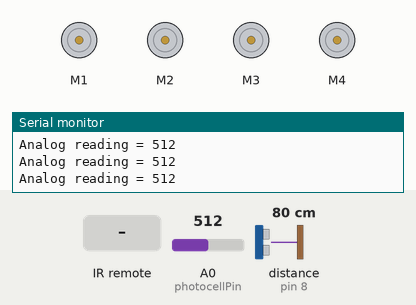
Recording of a sketch running on a simulated Arduino Uno, built with avr-gcc and run on an emulated ATmega328P. Shown: 4 × DC motor (green arrow = forward, orange = backward, longer = faster), the last lines printed to the serial monitor. Wiring (inferred from the names in the program): ultrasonic range finder: trigger pin 7; echo pin 8. The inputs (shaded band) are chosen by the test bench; at power-on: distance to the obstacle (sensor on pin 8) 80 cm, A0 (photocellPin) = 512. The echo pulse lasts 58.3 µs per cm.

Above: at 1.28 s.
1.3 s: distance to the obstacle (sensor on pin 8) set to 7 cm
4.3 s: distance to the obstacle (sensor on pin 8) set to 4 cm
At 5.2 s:
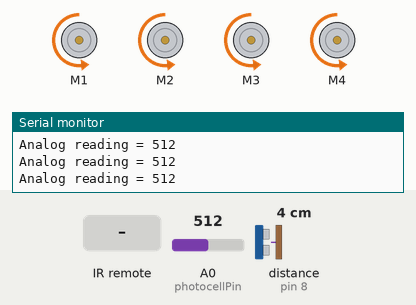
5.9 s: infrared code 0xFFA25D received
7.8 s: infrared code 0xFFE21D received
9.7 s: distance to the obstacle (sensor on pin 8) set to 9 cm
At 10.52 s:
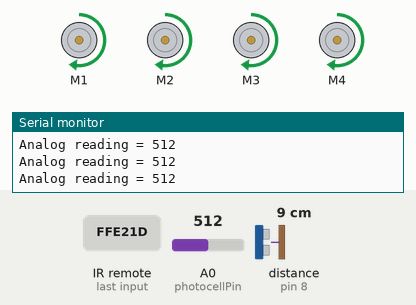
12.7 s: distance to the obstacle (sensor on pin 8) set to 2 cm
Timing chart, 0 to 15.2 s (numbered marks = the images above; inputs shaded):
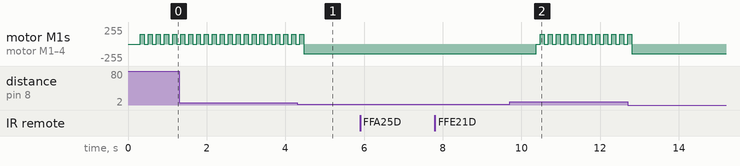

Measured:
- the behaviour switches between 6 and 5 cm on distance to the obstacle (sensor on pin 8) (found by bisection; images 0 and 1)
- after the input at 9.7 s, motor M1–4: alternates forward 144/255 for 0.10 s and stopped for 0.10 s, starting after 0.68 s
- by itself, motor M1–4: alternates forward 144/255 for 0.10 s and stopped for 0.10 s

The sketch:

FinalCode1.ino
```cpp
//setup,loop and distance related code from https://electro-nx.blogspot.com/2019/01/pathfinder-robot-full.html
#include "IRremote.h" // add Elegoo IR remote library
#include <AFMotor.h>  // Add Adafruit Motor Shield for Arduino kit library.
//task main()
#define TrigPIN   7  // Assign PIN 7 as TrigPIN (Connect Arduino UNO "7" PIN with Ultrasonic   Sonar Sensor "Trig" PIN).
#define EchoPIN 8  // Assign PIN 8 as EchoPIN (Connect   Arduino UNO "8" PIN with Ultrasonic Sonar Sensor "Trig" PIN).
#define DCMROFF 10  // This sets Offset   to allow differences between the two DC traction Motors.
#define LEDBPIN 0    // Assign PIN 5v as LEDBPIN (Connect Arduino UNO "5v" PIN with RGB Diffused   Common Cathode "LEDB" PIN).
#define LEDGPIN 0  // Assign PIN 0 as LEDGPIN   (Connect Arduino UNO "0" PIN with RGB Diffused Common Cathode "LEDG" PIN).
#define   LEDRPIN 0  // Assign PIN 0 as LEDRPIN (Connect Arduino UNO "0" PIN with RGB   Diffused Common Cathode "LEDR" PIN).
AF_DCMotor  M1 (1, MOTOR12_64KHZ);   // Create DCMotor #1 using M1 output, Set to 64kHz PWM frequency.
AF_DCMotor   M2 (2, MOTOR12_64KHZ); // Create DCMotor #2 using M2 output, Set to 64kHz PWM frequency.
AF_DCMotor M3 (3, MOTOR12_64KHZ);
AF_DCMotor M4 (4, MOTOR12_64KHZ);
int RightDistance, LeftDistance;  // Distances on either side.
float Distance = 0.00;            // Float type variable declaration.

int photocellPin = 0;     // the cell and 10K pulldown are connected to a0 // taken from https://learn.adafruit.com/photocells/arduino-code
int photocellReading;  // the analog reading from the sensor divider


int receiver = 9; // Signal Pin of IR receiver to Arduino Digital Pin 9

/*-----( Declare objects )-----*/
IRrecv irrecv(receiver);     // create instance of 'irrecv'                         // code taken from Elegoo handbook on IR sensors
decode_results results;      // create instance of 'decode_results'

/*-----( Function )-----*/
void translateIR() // takes action based on IR code received

// describing Remote IR codes

{

  switch(results.value)

  {
  case 0xFFA25D: Serial.println("POWER"); break;
  case 0xFFE21D: Serial.println("FUNC/STOP"); break;
  case 0xFF629D: Serial.println("VOL+"); break;
  case 0xFF22DD: Serial.println("FAST BACK");    break;
  case 0xFF02FD: Serial.println("PAUSE");    break;
  case 0xFFC23D: Serial.println("FAST FORWARD");   break;
  case 0xFFE01F: Serial.println("DOWN");    break;
  case 0xFFA857: Serial.println("VOL-");    break;    // hexadecimal values for IR remote buttons not used
  case 0xFF906F: Serial.println("UP");    break;
  case 0xFF9867: Serial.println("EQ");    break;
  case 0xFFB04F: Serial.println("ST/REPT");    break;
  case 0xFF6897: Serial.println("0");    break;
  case 0xFF30CF: Serial.println("1");    break;
  case 0xFF18E7: Serial.println("2");    break;
  case 0xFF7A85: Serial.println("3");    break;
  case 0xFF10EF: Serial.println("4");    break;
  case 0xFF38C7: Serial.println("5");    break;
  case 0xFF5AA5: Serial.println("6");    break;
  case 0xFF42BD: Serial.println("7");    break;
  case 0xFF4AB5: Serial.println("8");    break;
  case 0xFF52AD: Serial.println("9");    break;
  case 0xFFFFFFFF: Serial.println(" REPEAT");break;

  default:
    Serial.println(" other button : ");
    Serial.println(results.value);

  }// End Case

  delay(500); // Do not get immediate repeat


} //END translateIR


void setup()   /*----( SETUP: RUNS ONCE )----*/
{

  Serial.begin(9600);
  Serial.println("IR Receiver Button Decode");
  irrecv.enableIRIn(); // Start the receiver
  pinMode (TrigPIN, OUTPUT);  // Declare TrigPIN as "Output   PIN".
  pinMode (EchoPIN, INPUT);   // Declare EchoPIN as "Output PIN".
 pinMode (LEDBPIN, OUTPUT);  // Declare LEDBPIN as "Output PIN".
  pinMode   (LEDGPIN, OUTPUT);  // Declare LEDGPIN as "Output PIN".
  pinMode (LEDRPIN,   OUTPUT);  // Declare LEDRPIN as "Output PIN".

}/*--(end setup )---*/


//2016.12.9
int Search (void) {                   //   Integer type variable declaration.
  float Duration = 0.0;               // Float   type variable declaration.
  float CM = 0.0;                     // Float type   variable declaration.
  digitalWrite (TrigPIN, LOW);        // TrigPIN output   as 0V (Logic low level).
  delayMicroseconds (2);              // Delay for 2us,   Send 10 us high pulse to Ultrasonic Sonar Sensor "TrigPIN".
  digitalWrite   (TrigPIN, HIGH);       // TrigPIN output as 5V (Logic high level).
  delayMicroseconds   (10);             // Delay for 10us.
  digitalWrite (TrigPIN, LOW);        //   TrigPIN output as 0V (Logic low level).
  Duration = pulseIn (EchoPIN, HIGH);   // Start counting time, Upto again EchoPIN back to logic "High Level" and putting   the "Time" into variable called "Duration".
  CM = (Duration/58.8);               //   Convert Distance into CM.
  return CM;                          // Return to   CM.
}


void Forward () {   // Forward loop.

 M1.run   (FORWARD); // Turn DCMotor #1 to Forward.
 M2.run   (FORWARD); // Turn DCMotor #1 to Forward.
 M3.run   (FORWARD); // Turn DCMotor #1 to Forward.
 M4.run   (FORWARD); // Turn DCMotor #1 to Forward.

}
void Backward () {    // Backward loop.
  M1.run (BACKWARD);   // Turn DCMotor #1 to Backward.
  M2.run (BACKWARD);  // Turn DCMotor #2 to   Backward.
  M3.run (BACKWARD);  // Turn DCMotor #2 to   Backward.
  M4.run (BACKWARD);  // Turn DCMotor #2 to   Backward.
  delay (500);       // Delay for 1s.
}
void TurnRight () {           //   Right Turn loop.
  M1.run (BACKWARD);          // Turn DCMotor #1 to Backward.
   M2.run (FORWARD);           // Turn DCMotor #2 to Forward.
  M1.setSpeed (100+DCMROFF);   // Calibrate the Speed of DCMotor #1.
  M3.run (BACKWARD);          // Turn DCMotor #1 to Backward.
   M4.run (FORWARD);           // Turn DCMotor #2 to Forward.
  M3.setSpeed (100+DCMROFF);   // Calibrate the Speed of DCMotor #1.
  delay (300);                // Delay   for 0.7s.
}
void TurnLeft () {            // Left Turn loop.
  M1.run (FORWARD);            // Turn DCMotor #1 to Forward.
  M2.run (BACKWARD);          // Turn   DCMotor #2 to Backward.
  M2.setSpeed (100+DCMROFF);  // Calibrate the Speed   of DCMotor #2.
  delay (300);                // Delay for 0.7s.
  M3.run (FORWARD);            // Turn DCMotor #1 to Forward.
  M4.run (BACKWARD);          // Turn   DCMotor #2 to Backward.
  M4.setSpeed (100+DCMROFF);  // Calibrate the Speed   of DCMotor #2.
  delay (300);                // Delay for 0.7s.
}
void   TurnAround () {          // Trun Around loop.
  M1.run (FORWARD);           //   Turn DCMotor #1 to Forward.
  M2.run (BACKWARD);          // Turn DCMotor #2   to Backward.
  M2.setSpeed (100+DCMROFF);  // Calibrate the Speed of DCMotor   #2.
  delay (700);               // Delay for 2.1s.
  M3.run (FORWARD);           //   Turn DCMotor #1 to Forward.
  M4.run (BACKWARD);          // Turn DCMotor #2   to Backward.
  M4.setSpeed (100+DCMROFF);  // Calibrate the Speed of DCMotor   #2.
  delay (700);               // Delay for 2.1s.

}
void Stop () {      //   Stop loop.
  M1.run (RELEASE); // Release DCMotor #1.
  M2.run (RELEASE);   // Release DCMotor #2.
  delay (100);      // Delay for 0.1s.
  M3.run (RELEASE); // Release DCMotor #1.
  M4.run (RELEASE);   // Release DCMotor #2.
  delay (100);      // Delay for 0.1s.
}


void loop () {                                    //   Main loop.
if (irrecv.decode(&results)) // have we received an IR signal?
  {
    translateIR();
    irrecv.resume(); // receive the next value
  }

 if(results.value == 3810010651){ // code for when the power button is pressed
   M1.run (RELEASE); // Release DCMotor #1.
   M2.run (RELEASE);   // Release DCMotor #2.
   delay (100);      // Delay for 0.1s.
   M3.run (RELEASE); // Release DCMotor #1.
   M4.run (RELEASE);   // Release DCMotor #2.
   delay (100);      // Delay for 0.1s.
 }
 if(results.value == 718767612 ){   // code for when the play button is pressed
   M1.run (FORWARD); // Release DCMotor #1.
   M2.run (FORWARD);   // Release DCMotor #2.
   delay (100);      // Delay for 0.1s.
   M3.run (FORWARD); // Release DCMotor #1.
   M4.run (FORWARD);   // Release DCMotor #2.
   delay (100);      // Delay for 0.1s.
 }
  photocellReading = analogRead(photocellPin);  // reads voltage from Arduino
Serial.print("Analog reading = ");
  Serial.println(photocellReading);     // the raw analog reading
  delay(100);

 if(photocellReading > 290){  // When photocell reading is higher than a certain reading
   M1.setSpeed (400);                      // Robot set to lowest speed
   M2.setSpeed (400);
   M3.setSpeed (400);
   M4.setSpeed (400);
 }


  delay (100);                                    //   Delay for 0.1s.
  Distance = Search ();                           // Measuring   the Distance in CM.
  if (Distance < 5) {                             // if obstacle found below 5cm
    digitalWrite (LEDBPIN, HIGH);                  //   LEDBPIN output as 0V (Logic low level).
    digitalWrite (LEDGPIN, HIGH);                  //   LEDGPIN output as 0V (Logic low level).
    digitalWrite (LEDRPIN, LOW);                 //   LEDRPIN output as 5V (Logic high level).
    Backward();
   M1.setSpeed (400);                      // Robot set to lowest speed
   M2.setSpeed (400);
   M3.setSpeed (400);
   M4.setSpeed (400);


  }
  else if (Distance >5) { // If obstacle found above 5cm
    digitalWrite (LEDBPIN, HIGH);                  //   LEDBPIN output as 0V (Logic low level).
    digitalWrite (LEDGPIN, LOW);                  //   LEDGPIN output as 0V (Logic low level).
    digitalWrite (LEDRPIN, LOW);                 //   LEDRPIN output as 5V (Logic high level).
    M1.setSpeed (0); // robot set to highest speed
    M2.setSpeed (0);
    M3.setSpeed (0);
    M4.setSpeed (0);
    Forward ();                                   //   Robot move to Forward direction.
  }
  else if (Distance >10 ) { // If obstacle found above 10cm
       digitalWrite   (LEDBPIN, LOW);                  // LEDBPIN output as 0V (Logic low level).
       digitalWrite (LEDGPIN, HIGH);                 // LEDGPIN output as 5V (Logic   high level).
       digitalWrite (LEDRPIN, LOW);                  // LEDRPIN output   as 0V (Logic low level).
       M1.setSpeed (0);
       M2.setSpeed (0);
       M3.setSpeed (0);
       M4.setSpeed (0);
       Forward ();                                   // Robot move to Forward direction.
   }
  else {                                          // If obstacle cannot be   found in 10cm.
     digitalWrite (LEDBPIN, HIGH);                 //   LEDBPIN output as 5V (Logic high level).
     digitalWrite (LEDGPIN, HIGH);                 //   LEDGPIN output as 5V (Logic high level).
     digitalWrite (LEDRPIN, HIGH);                 //   LEDRPIN output as 5V (Logic high level).
       M1.setSpeed (0);
       M2.setSpeed (0);
       M3.setSpeed (0);
       M4.setSpeed (0);
       Forward ();                                   // Robot move   to Forward direction.
  }
}
```
